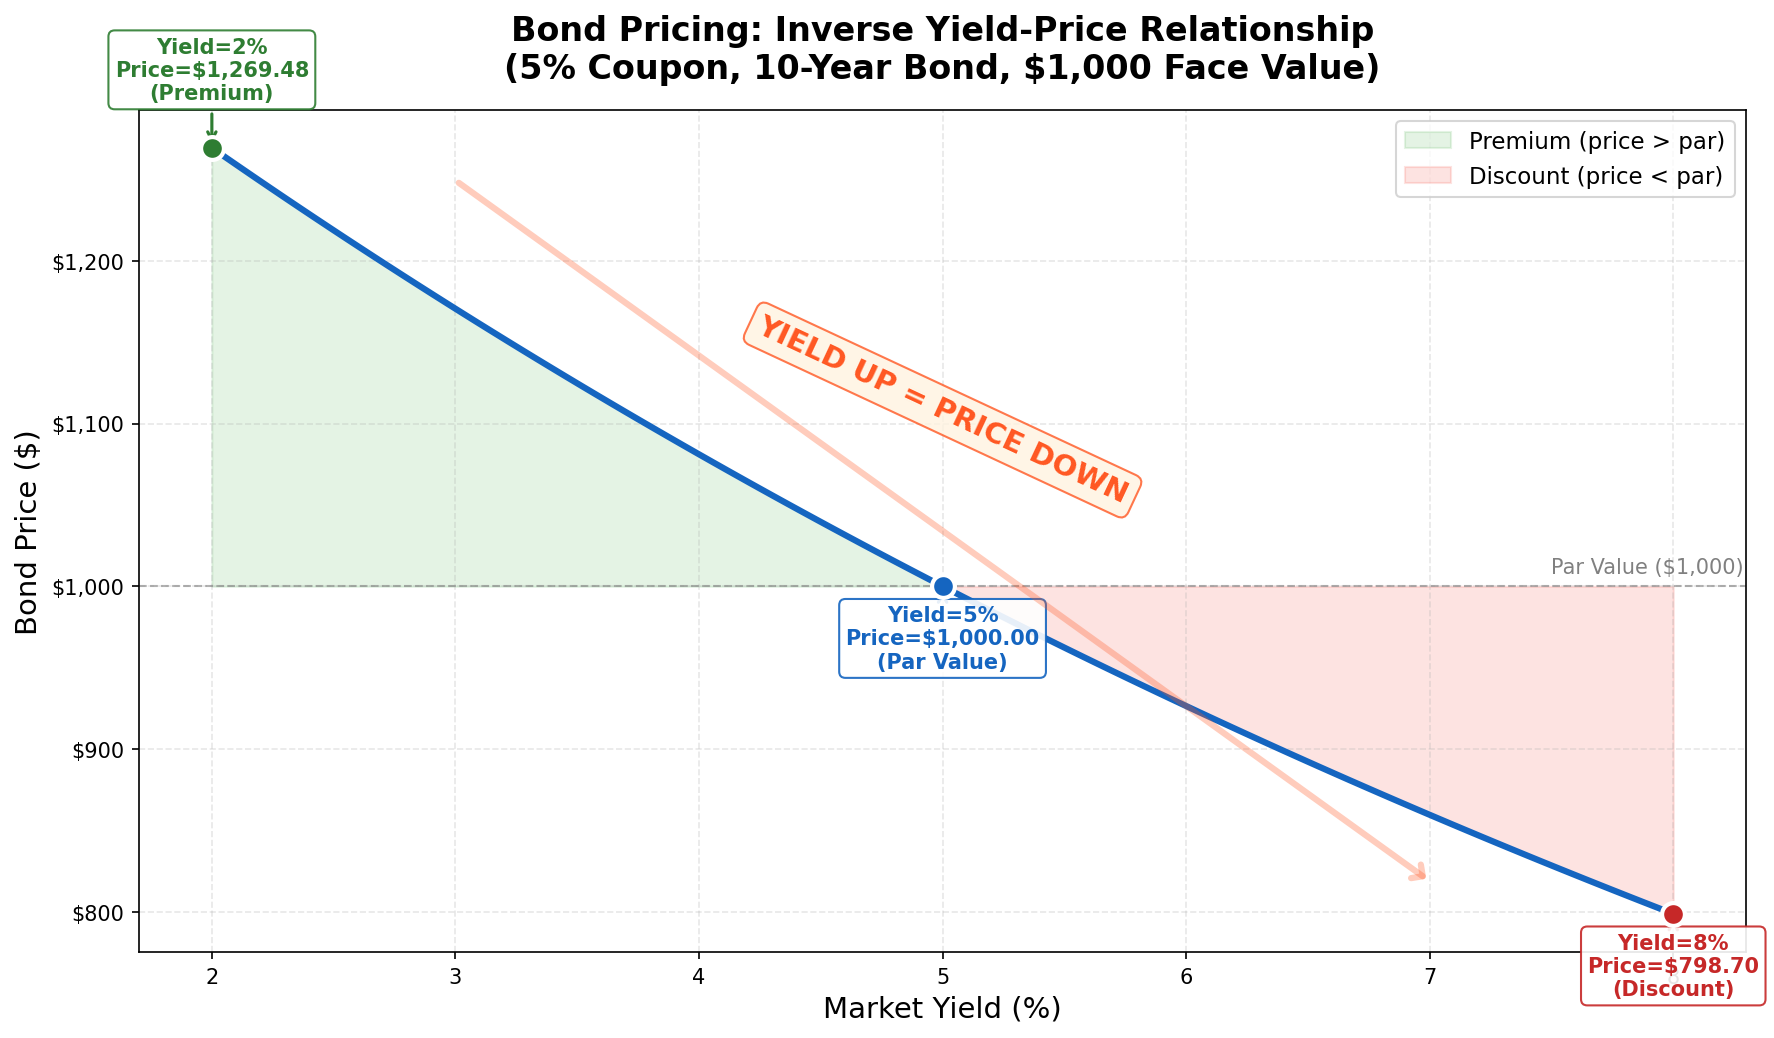

The Python source for this figure:
"""
Week 05: Bond Pricing - Yield vs Price Inverse Relationship
=============================================================
Shows the inverse relationship between bond yield and bond price.
As yield rises from 2% to 8%, the price of a 5% coupon, 10-year bond falls.
Clearly labels the key insight: "Yield Up = Price Down".

Output: week05_bond_pricing.png
"""

import matplotlib.pyplot as plt
import numpy as np

# --- Bond pricing formula ---
# Price = sum of PV of coupons + PV of face value
# Price = C * [1 - (1+y)^-n] / y + F / (1+y)^n

def bond_price(coupon_rate, face_value, yield_rate, years):
    """Calculate the price of a bond given its parameters."""
    coupon = coupon_rate * face_value
    if yield_rate == 0:
        return coupon * years + face_value
    pv_coupons = coupon * (1 - (1 + yield_rate) ** (-years)) / yield_rate
    pv_face = face_value / (1 + yield_rate) ** years
    return pv_coupons + pv_face

# --- Parameters ---
coupon_rate = 0.05     # 5% coupon
face_value = 1000      # $1,000 par value
years = 10             # 10-year bond
yields = np.linspace(0.02, 0.08, 100)  # Yield from 2% to 8%

# Calculate bond prices across the yield range
prices = [bond_price(coupon_rate, face_value, y, years) for y in yields]

# Key points to annotate
key_yields = [0.02, 0.05, 0.08]
key_prices = [bond_price(coupon_rate, face_value, y, years) for y in key_yields]
key_labels = [
    f"Yield=2%\nPrice=${key_prices[0]:,.2f}\n(Premium)",
    f"Yield=5%\nPrice=${key_prices[1]:,.2f}\n(Par Value)",
    f"Yield=8%\nPrice=${key_prices[2]:,.2f}\n(Discount)",
]

# --- Create figure ---
fig, ax = plt.subplots(figsize=(12, 7))

# Main price curve
ax.plot(yields * 100, prices, color="#1565C0", linewidth=3)

# Fill above and below par
ax.fill_between(yields * 100, prices, face_value, where=np.array(prices) > face_value,
                color="#4CAF50", alpha=0.15, label="Premium (price > par)")
ax.fill_between(yields * 100, prices, face_value, where=np.array(prices) < face_value,
                color="#F44336", alpha=0.15, label="Discount (price < par)")

# Par value reference line
ax.axhline(y=face_value, color="gray", linestyle="--", alpha=0.6, linewidth=1)
ax.text(7.5, face_value + 8, "Par Value ($1,000)", fontsize=10, color="gray")

# Annotate key points
colors_key = ["#2E7D32", "#1565C0", "#C62828"]
for ky, kp, kl, kc in zip(key_yields, key_prices, key_labels, colors_key):
    ax.scatter(ky * 100, kp, s=120, color=kc, zorder=5, edgecolors="white", linewidths=2)
    offset_y = 30 if kp > face_value else -50
    ax.annotate(
        kl,
        xy=(ky * 100, kp),
        xytext=(ky * 100, kp + offset_y),
        fontsize=10,
        fontweight="bold",
        color=kc,
        ha="center",
        arrowprops=dict(arrowstyle="->", color=kc, lw=1.5),
        bbox=dict(boxstyle="round,pad=0.3", facecolor="white", edgecolor=kc, alpha=0.9),
    )

# Big arrow showing the relationship
ax.annotate(
    "",
    xy=(7, min(prices) + 20),
    xytext=(3, max(prices) - 20),
    arrowprops=dict(arrowstyle="->, head_width=0.4", color="#FF5722", lw=3, alpha=0.3),
)
ax.text(5, np.mean(prices) + 40, "YIELD UP = PRICE DOWN",
        fontsize=14, fontweight="bold", color="#FF5722", ha="center", rotation=-25,
        bbox=dict(boxstyle="round", facecolor="#FFF3E0", edgecolor="#FF5722", alpha=0.8))

# --- Formatting ---
ax.set_title("Bond Pricing: Inverse Yield-Price Relationship\n(5% Coupon, 10-Year Bond, $1,000 Face Value)",
             fontsize=16, fontweight="bold", pad=15)
ax.set_xlabel("Market Yield (%)", fontsize=14)
ax.set_ylabel("Bond Price ($)", fontsize=14)
ax.yaxis.set_major_formatter(plt.FuncFormatter(lambda x, _: f"${x:,.0f}"))
ax.legend(fontsize=11, loc="upper right")
ax.grid(True, alpha=0.3, linestyle="--")

fig.tight_layout()

# --- Save output ---
output_path = "B:/chanmainvest/tutorial/course/animation/week05_bond_pricing.png"
fig.savefig(output_path, dpi=150, bbox_inches="tight")
plt.close(fig)
print(f"Saved: {output_path}")
